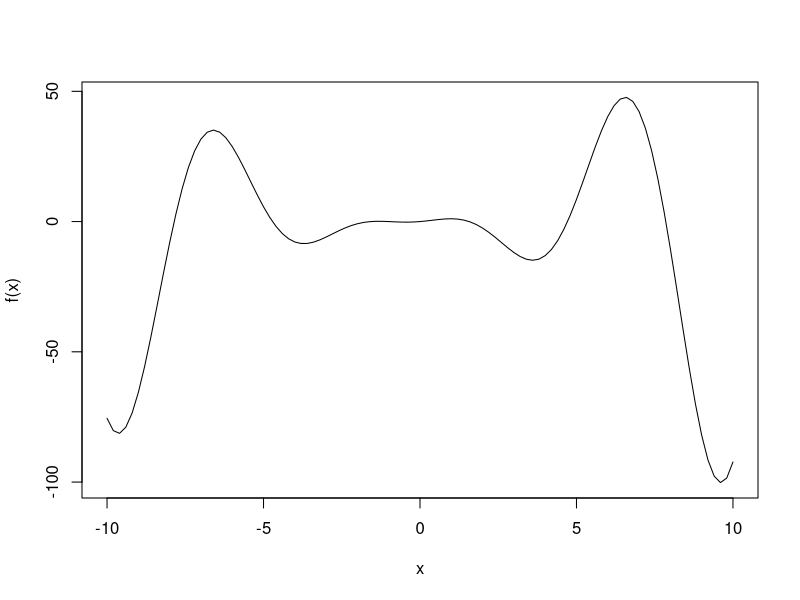

Here is the R script that generated this plot: (Note: this script raises an error after producing the figure.)
populationFunc <- function () {
  
}

selectionFunc <- function () {
  
}

crossoverFunc <- function () {
  
}

mutationFunc <- function () {
  
}

my_ga <- function () {
  
}

f <- function(x)  (x^2 + x) * cos(x)
min <- -10
max <- +10
curve(f, min, max)
fitness <- function(x) -f(x)
GA <- ga(type = "real-valued", fitness = fitness, min = min, max = max)
plot(GA)
summary(GA)
monitor <- function(obj) {
  curve(f, min, max, main = paste("iteration =", obj@iter), font.main = 1)
  points(obj@population, -obj@fitness, pch = 20, col = 2)
  rug(obj@population, col = 2)
  Sys.sleep(0.2)
}
GA <- ga(type = "real-valued", fitness, min = min, max = max, monitor = monitor)

opt.sol <- optimize(f, lower = min, upper = max, maximum = FALSE)
nlm.sol <- nlm(function(...) -f(...), 0, typsize = 0.1)
curve(f, min, max)
points(GA@solution, GA@fitnessValue*-1, col = 2, pch = 20)
points(opt.sol$minimum, opt.sol$objective, col = 3, pch = 8)
points(nlm.sol$estimate, -nlm.sol$minimum, col = 4, pch = 17)
legend(x = -5, y = -30, legend = c("ga", "optimize", "nlm"), title = "Solutions", pch = c(20,8,17), col = 2:4)

Rastrigin <- function(x1, x2) {
  20 + x1^2 + x2^2 - 10*(cos(2*pi*x1) + cos(2*pi*x2))
}
x1 <- x2 <- seq(-5.12, 5.12, by = 0.1)
f <- outer(x1, x2, Rastrigin)
persp3D(x1, x2, f, theta = 50, phi = 20)
filled.contour(x1, x2, f, color.palette = jet.colors)
monitor <- function(obj) {
  contour(x1, x2, f, drawlabels = FALSE, col = gray(0.5))
  title(paste("iteration =", obj@iter), font.main = 1)
  points(obj@population, pch = 20, col = 2)
  Sys.sleep(0.2)
}

GA <- ga(type = "real-valued",
  fitness = function(x) -Rastrigin(x[1], x[2]),
  min = c(-5.12, -5.12), max = c(5.12, 5.12), popSize = 50,
  maxiter = 100, monitor = monitor)
summary(GA)
NLM <- nlm(function(x) Rastrigin(x[1], x[2]), GA@solution)
NLM[c("minimum", "estimate")]


